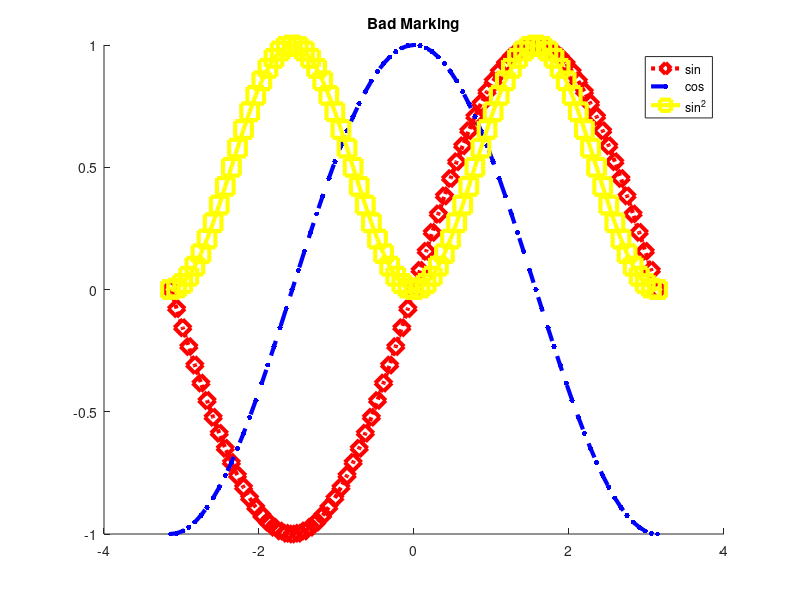
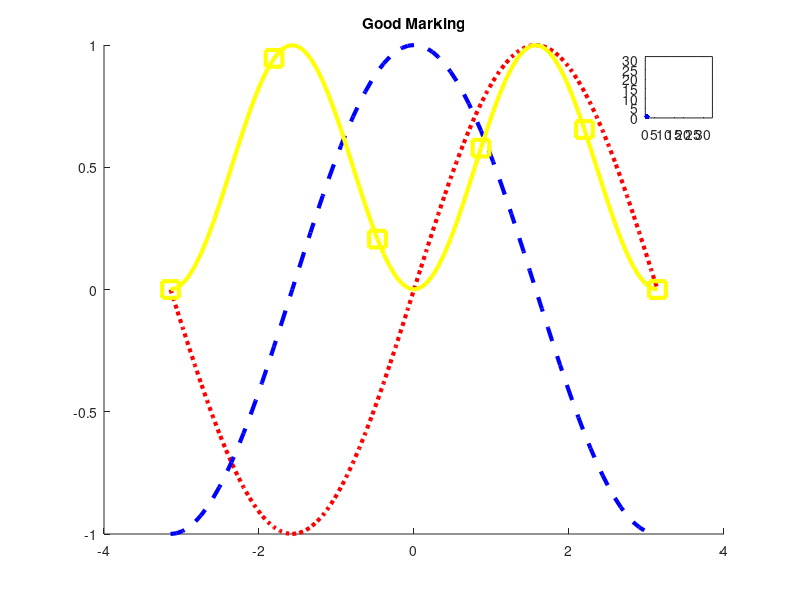

These charts were generated, in order, by the following MATLAB code: (Note: this script raises an error after producing the figures.)
% How to reduce marker frequency in MATLAB Plots
% I had this problem several times and everytime I was just like "forget it". 
% Last time when I needed this, I said "enough" and established this code.

clear all;
close all;
MarkerFactor = 20/100; % Will reduce marker frequency to 20 percent.

x=[-pi:pi/40:pi];
y(1,:)=sin(x);
y(2,:)=cos(x);
y(3,:)=sin(x).^2;
legend_v = ['sin ';'cos ';'sin^2'];
notation_v = ['rd: ';'b.--';'ys- '];

% Bad Marking
figure();
title('Bad Marking');
hold on;
for i=1:length(legend_v(:,1))
plot(x,y(i,:),notation_v(i,[1,2,3,4]),'LineWidth',3,'MarkerSize',12);
end
legend(legend_v);

% Good Marking
figure();
title('Good Marking');
hold on;
for i=1:length(legend_v(:,1))
plo_index(i) = plot(x,y(i,:),notation_v(i,[1,3,4]),'LineWidth',3);
end
leg_index = legend(plo_index,legend_v);
lin_index = findall(leg_index,'type','line'); % legend indices in reverse order, odd indices are mid-points of the lines in the legend, even indices are the end points of the lines
marker_v = [1:ceil(length(x)*MarkerFactor):length(x) length(x)]; % marker vector
% Plot markers
Index_Marker = 1;
for i = length(legend_v(:,1)):-1:1
plot(x(marker_v),y(i,marker_v),notation_v(i,[1,2]),'LineWidth',3,'MarkerSize',12);
point_x = get(lin_index(2*Index_Marker-1),'xdata');
point_y = get(lin_index(2*Index_Marker-1),'ydata');
plot(point_x,point_y,'parent',leg_index,'marker',notation_v(i,2),'color',notation_v(i,1),'LineWidth',3,'MarkerSize',12);
Index_Marker = Index_Marker + 1;
end
